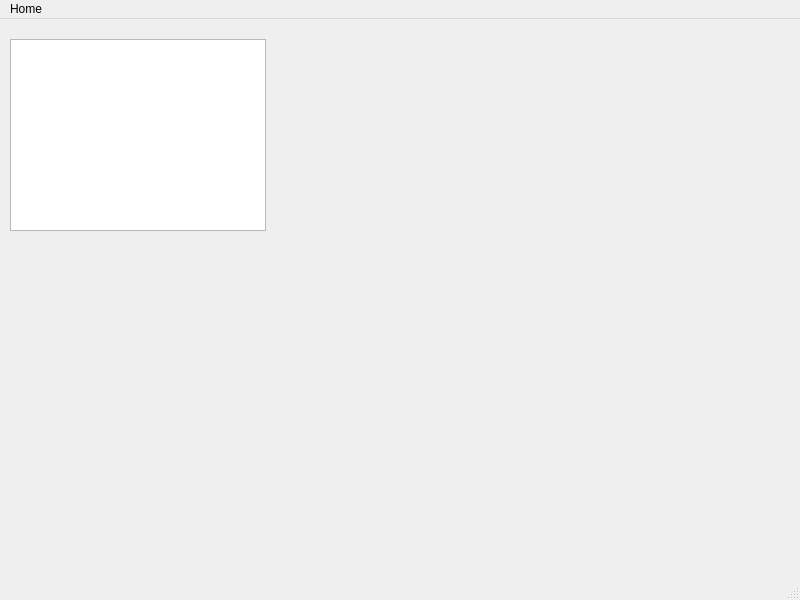
<?xml version="1.0" encoding="UTF-8"?>
<ui version="4.0">
 <class>MainWindow</class>
 <widget class="QMainWindow" name="MainWindow">
  <property name="geometry">
   <rect>
    <x>0</x>
    <y>0</y>
    <width>800</width>
    <height>600</height>
   </rect>
  </property>
  <property name="windowTitle">
   <string>Home Of Struggle</string>
  </property>
  <widget class="QWidget" name="centralwidget">
   <widget class="QGraphicsView" name="imageViewer">
    <property name="geometry">
     <rect>
      <x>10</x>
      <y>20</y>
      <width>256</width>
      <height>192</height>
     </rect>
    </property>
   </widget>
  </widget>
  <widget class="QMenuBar" name="menubar">
   <property name="geometry">
    <rect>
     <x>0</x>
     <y>0</y>
     <width>800</width>
     <height>21</height>
    </rect>
   </property>
   <widget class="QMenu" name="menuHome">
    <property name="title">
     <string>Home</string>
    </property>
    <addaction name="actionQuit"/>
   </widget>
   <addaction name="menuHome"/>
  </widget>
  <widget class="QStatusBar" name="statusbar"/>
  <action name="actionQuit">
   <property name="text">
    <string>Login</string>
   </property>
  </action>
 </widget>
 <resources/>
 <connections/>
</ui>
